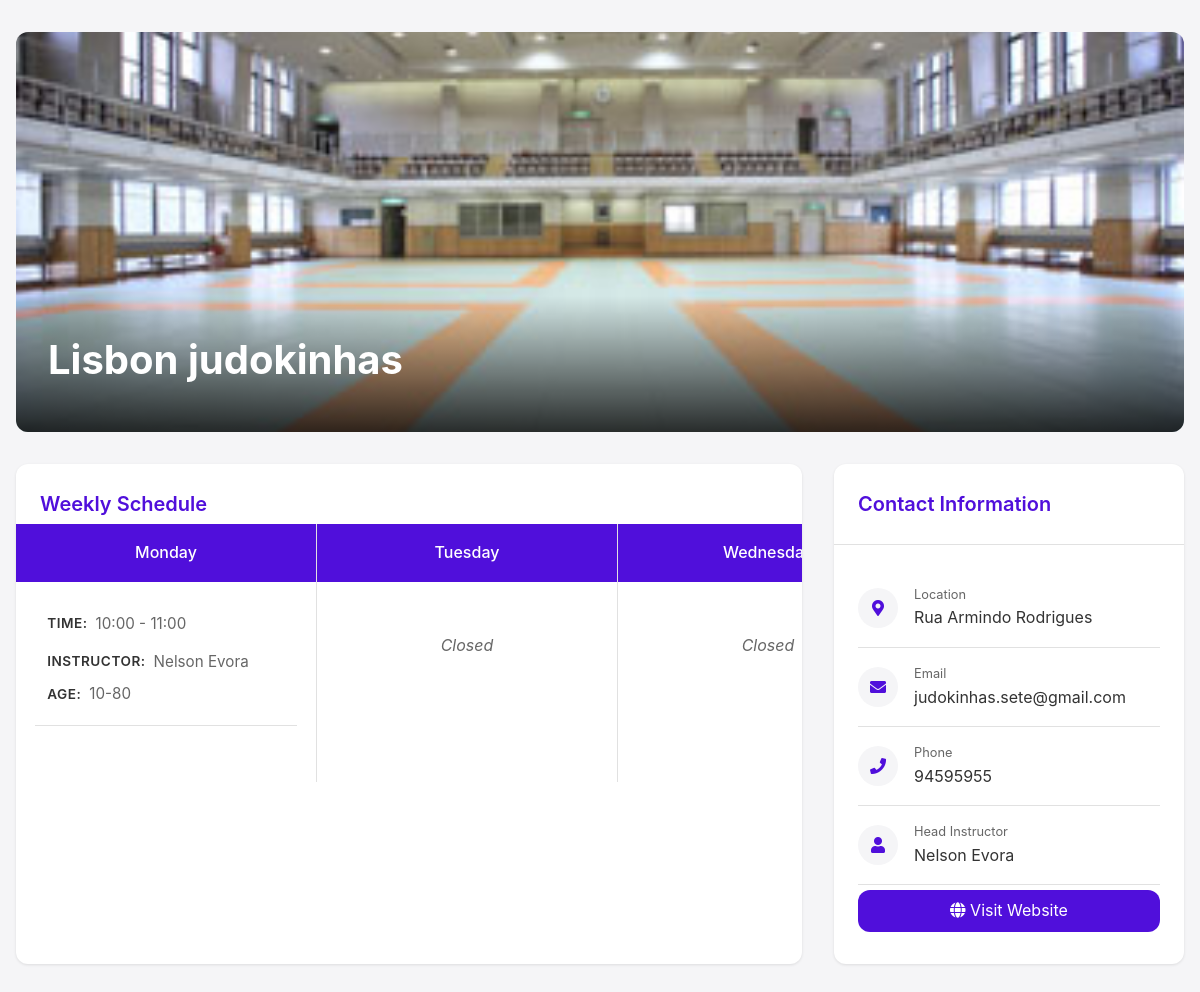
The app's page /dojo_details?dojo_id=1, older data.
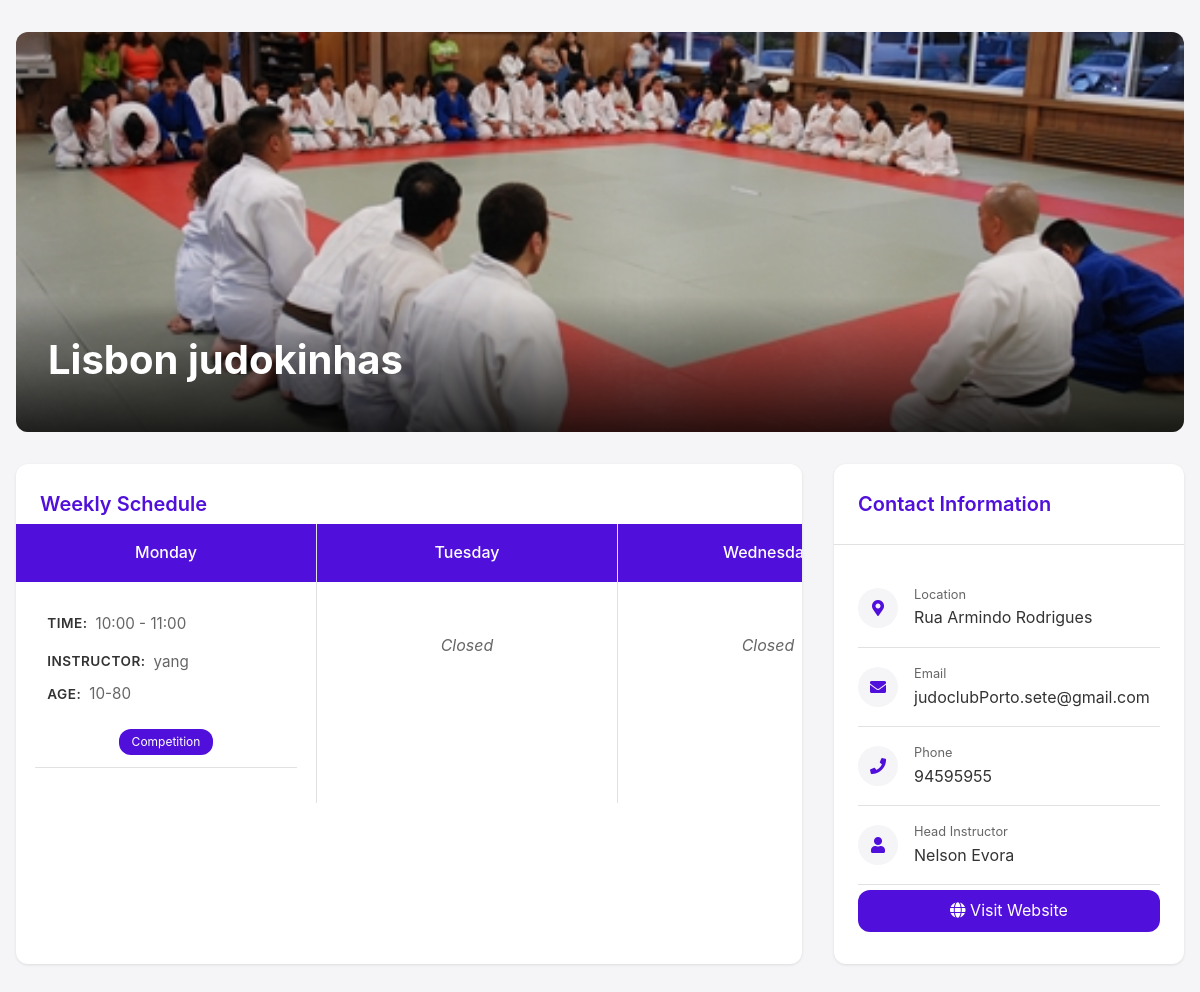
The same page, newer data.
### tables this page shows
CREATE TABLE dojos(
        id INTEGER PRIMARY KEY AUTOINCREMENT,
        name TEXT NOT NULL,
        address TEXT,
        city TEXT,
        website TEXT,
        phone TEXT,
        email TEXT,
        sensei_path TEXT,
        image_path TEXT,
        price_per_month TEXT,
        head_instructor TEXT,
        latitude REAL,
        longitude REAL,
        user_id INTEGER,
        FOREIGN KEY (user_id) REFERENCES users(id) ON DELETE CASCADE
    );

CREATE TABLE schedules (
            id INTEGER PRIMARY KEY AUTOINCREMENT,
            dojo_id INTEGER NOT NULL,
            day_of_week TEXT NOT NULL,
            start_time TIME NOT NULL,
            end_time TIME NOT NULL,
            instructor TEXT,
            competition_only BOOLEAN,
            age_range TEXT,
            FOREIGN KEY (dojo_id) REFERENCES dojos(id) ON DELETE CASCADE
        );

### app.py (the view)
@app.route('/dojo_details',methods=['GET'])
def dojo_details():
    dojo_id = request.args.get('dojo_id')
    dojo_details,schedules = get_dojo_details_with_schedules(dojo_id)
    return render_template('dojo_details.html',dojo_details=dojo_details,schedules=schedules)

### app.py (called while the page is built)
def get_dojo_details_with_schedules(dojo_id):
    conn = sqlite3.connect('./DB/dojo_listings.db')
    cursor = conn.cursor()
    cursor.execute('''
        SELECT d.name, d.address, d.website, d.email, d.sensei_path, d.image_path, d.phone, d.head_instructor,
               s.day_of_week, s.start_time, s.end_time, s.instructor, s.competition_only, s.age_range
        FROM dojos d
        LEFT JOIN schedules s ON d.id = s.dojo_id
        WHERE d.id = ?
    ''', (dojo_id,))
    results = cursor.fetchall()
    conn.close()
    if results:
        dojo_details = results[0][:8]  # First 9 fields are dojo details
        schedules = [result[8:] for result in results if result[8] is not None]  # Remaining fields are schedules
        return dojo_details, schedules
    else:
        return None, []

### templates/dojo_details.html (shortened to what this page needs)
<!DOCTYPE html>
<html lang="en">
<head>
    <link rel="stylesheet" href="https://cdnjs.cloudflare.com/ajax/libs/font-awesome/5.15.4/css/all.min.css">
</head>
<body>
    <div class="container">
        <div class="hero">
            <img class="hero-image" src="{{dojo_details[5]}}" alt="{{dojo_details[0]}}">
            <div class="hero-overlay">
                <h1 class="dojo-name">{{dojo_details[0]}}</h1>
            </div>
        </div>
        <div class="content">
            <div class="card">
                <div class="card-header">
                    <h2 class="card-title">Weekly Schedule</h2>
                </div>
                <div class="schedule-grid-container">
                    <div class="schedule-grid">
                        {% for day in ['Monday', 'Tuesday', 'Wednesday', 'Thursday', 'Friday', 'Saturday', 'Sunday'] %}
                        <div class="day-column">
                            <div class="day-header">{{day}}</div>
                            <div class="day-content">
                                {% set day_schedule = [] %}
                                {% if day_schedule %}
                                    {% for schedule in day_schedule %}
                                    <div class="class-item">
                                        <div class="class-info">
                                            <div class="class-time">
                                                <span class="label">Time:</span>
                                                <span class="value">{{schedule[1]}} - {{schedule[2]}}</span>
                                            </div>
                                            <div class="instructor-container">
                                                <span class="label">Instructor:</span>
                                                <span class="value">{{schedule[3]}}</span>
                                            </div>
                                            <div class="age-container">
                                                <span class="label">Age:</span>
                                                <span class="value">{{schedule[5]}}</span>
                                            </div>
                                            {% if schedule[4] %}
                                                <div class="competition-wrapper">
                                                    <span class="competition-badge">Competition</span>
                                                </div>
                                            {% endif %}
                                        </div>
                                    </div>
                                    {% endfor %}
                                {% else %}
                                    <div class="closed">Closed</div>
                                {% endif %}
                            </div>
                        </div>
                        {% endfor %}
                    </div>
                </div>
            </div>
            <div class="card">
                <div class="card-header">
                    <h2 class="card-title">Contact Information</h2>
                </div>
                <div class="contact-list">
                    <div class="contact-item">
                        <div class="contact-icon">
                            <i class="fas fa-map-marker-alt"></i>
                        </div>
                        <div class="contact-text">
                            <div class="contact-label">Location</div>
                            <a href="https://www.google.com/maps/search/?api=1&query={{dojo_details[1]|urlencode}}"
                               target="_blank"
                               class="contact-link">
                                {{dojo_details[1]}}
                            </a>
                        </div>
                    </div>
                    <div class="contact-item">
                        <div class="contact-icon">
                            <i class="fas fa-envelope"></i>
                        </div>
                        <div class="contact-text">
                            <div class="contact-label">Email</div>
                            <a href="mailto:{{dojo_details[3]}}" class="contact-link">
                                {{dojo_details[3]}}
                            </a>
                        </div>
                    </div>
                    <div class="contact-item">
                        <div class="contact-icon">
                            <i class="fas fa-phone"></i>
                        </div>
                        <div class="contact-text">
                            <div class="contact-label">Phone</div>
                            {{dojo_details[6]}}
                        </div>
                    </div>
                    <div class="contact-item">
                        <div class="contact-icon">
                            {% if dojo_details[4] %}
                                <img src="{{ dojo_details[4] }}" alt="Head Instructor" style="width: 100%; height: 100%; border-radius: 50%; object-fit: cover;">
                            {% else %}
                                <i class="fas fa-user"></i>
                            {% endif %}
                        </div>
                        <div class="contact-text">
                            <div class="contact-label">Head Instructor</div>
                            {{dojo_details[7]}}
                        </div>
                    </div>
                    <a href="{{dojo_details[2]}}" class="website-btn">
                        <i class="fas fa-globe"></i> Visit Website
                    </a>
                </div>
            </div>
        </div>
    </div>
</body>
</html>

### templates/dojo_details.html (style rules this page uses)
:root { --primary-color: #500FDB; --primary-hover: #3e0cb3; --text-color: #333; --secondary-text: #666; --background: #f5f5f7; --card-bg: #ffffff; --border: #e1e1e1; --shadow: 0 1px 3px rgba(0,0,0,0.1); --radius: 12px; }
* { margin: 0; padding: 0; box-sizing: border-box; }
body { font-family: -apple-system, BlinkMacSystemFont, 'Segoe UI', Roboto, sans-serif; background: var(--background); color: var(--text-color); line-height: 1.6; }
.container { max-width: 1200px; margin: 0 auto; padding: 2rem 1rem; }
.hero { position: relative; height: 400px; border-radius: var(--radius); overflow: hidden; margin-bottom: 2rem; }
.hero-image { width: 100%; height: 100%; object-fit: cover; }
.hero-overlay { position: absolute; bottom: 0; left: 0; right: 0; background: linear-gradient(transparent, rgba(0,0,0,0.8)); padding: 2rem; color: white; }
.dojo-name { font-size: 2.5rem; font-weight: 700; margin-bottom: 0.5rem; }
.content { display: grid; grid-template-columns: 1fr 350px; gap: 2rem; }
.card { background: var(--card-bg); border-radius: var(--radius); box-shadow: var(--shadow); height: 500px; position: relative; overflow: hidden; }
.card-header { padding: 1.5rem; border-bottom: 1px solid var(--border); }
.card-title { font-size: 1.25rem; color: var(--primary-color); font-weight: 600; }
.schedule-grid-container { position: absolute; top: 60px; left: 0; right: 0; bottom: 0; overflow: auto; -webkit-overflow-scrolling: touch; }
.schedule-grid { display: grid; grid-template-columns: repeat(7, 300px); gap: 1px; background: var(--border); min-width: min-content; height: min-content; }
.day-column { background: var(--card-bg); min-width: 300px; }
.day-header { position: sticky; top: 0; z-index: 1; padding: 1rem; text-align: center; background: var(--primary-color); color: white; font-weight: 500; }
.day-content { padding: 1.2rem; min-height: 200px; }
.class-item { margin-bottom: 1rem; padding: 0.75rem; border-bottom: 1px solid var(--border); position: relative; }
.class-info { display: flex; flex-direction: column; gap: 0.5rem; }
.class-time, .class-instructor, .class-age { display: flex; gap: 0.5rem; line-height: 1.4; }
.class-time { display: flex; align-items: center; gap: 0.5rem; margin-bottom: 0.5rem; color: var(--text-color); }
.instructor-container, .age-container { display: flex; align-items: center; gap: 0.5rem; }
.age-container { margin-bottom: 0.4rem; }
.label { font-size: 0.85rem; color: var(--text-color); text-transform: uppercase; letter-spacing: 0.5px; font-weight: 600; }
.value { font-size: 0.95rem; color: var(--secondary-text); font-weight: 400; }
.competition-wrapper { display: flex; justify-content: center; width: 100%; margin-top: 0.5rem; }
.competition-badge { display: inline-flex; align-items: center; background: var(--primary-color); color: white; font-size: 0.75rem; padding: 0.2rem 0.8rem; border-radius: 12px; width: fit-content; }
.closed { color: var(--secondary-text); font-style: italic; text-align: center; padding: 2rem 0; }
.contact-list { padding: 1.5rem; }
.contact-item { display: flex; align-items: center; gap: 1rem; padding: 1rem 0; border-bottom: 1px solid var(--border); }
.contact-icon { width: 40px; height: 40px; background: var(--background); border-radius: 50%; display: flex; align-items: center; justify-content: center; color: var(--primary-color); }
.contact-text { flex: 1; }
.contact-label { font-size: 0.8rem; color: var(--secondary-text); }
.website-btn { display: block; background: var(--primary-color); color: white; text-decoration: none; margin-top: 0.3rem; padding: 0.5rem; text-align: center; border-radius: var(--radius); transition: all 0.3s ease; }
.schedule-grid-container { scrollbar-width: thin; scrollbar-color: var(--primary-color) #F5F5F5; }
.class-time .label { color: var(--text-color); }
.class-time .value { color: var(--secondary-text); }
.contact-link { color: var(--text-color); text-decoration: none; transition: color 0.3s ease; }

Row changes from the older to the newer data that the page shows:
changed dojos "Lisbon judokinhas": image_path: a different picture; email "judokinhas.sete@gmail.com" → "judoclubPorto.sete@gmail.com"
changed schedules: instructor "Nelson Evora" → "yang"
Text that changed along with them:
new list line: "Competition"
